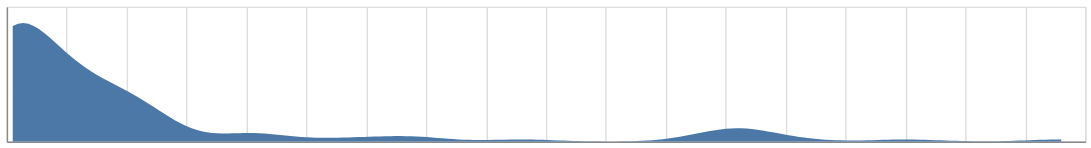

Notebook code for this chart:
### Markdown cell above
### Generate a raincloud plot to show borrowing durations

Use borrowing duration in days.

### Code cell
import altair as alt

# create a density area plot of borrow duration in days
duration_density = alt.Chart(hemingway_borrows).transform_density(
    'borrow_duration_days',
    as_=['borrow_duration', 'density'],
).mark_area(orient='vertical').encode(
     x=alt.X('borrow_duration:Q', title=None, axis=alt.X(labels=False, ticks=False)), #, title='Borrow duration in days'),
     y=alt.Y(
        'density:Q',
        # stack='center',  # if centered, this would be a violin plot
        # suppress labels and ticks because we're going to combine this
        title=None,
        axis=alt.Axis(labels=False, values=[0],grid=False, ticks=False),
    ),
).properties(
    height=100,
    width=800
)

duration_density
